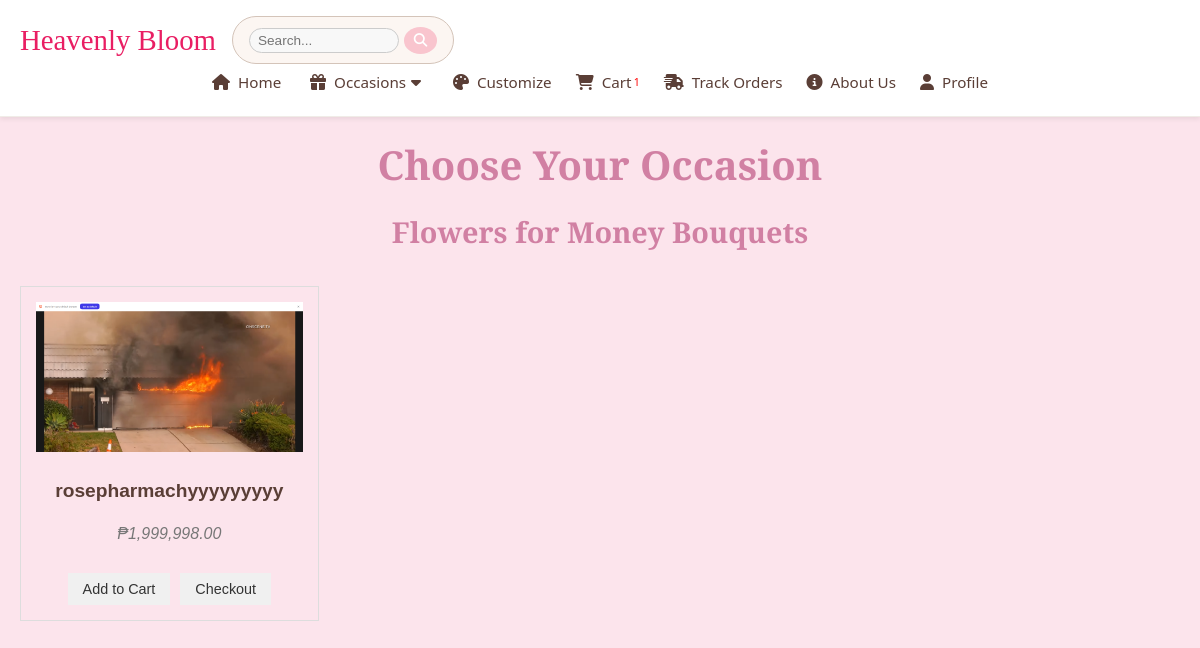
Screenshot of /occasions.php?category_id=7 (signed in) with the database file from the repository.
### tables this page shows
CREATE TABLE `categories` (
  `id` int(11) NOT NULL,
  `name` varchar(100) NOT NULL,
  `description` text DEFAULT NULL,
  `category_id` int(11) DEFAULT NULL,
  `is_customized` tinyint(1) DEFAULT 0,
  `customized` varchar(100) DEFAULT NULL
);

CREATE TABLE `products` (
  `product_id` int(11) NOT NULL,
  `product_name` varchar(255) NOT NULL,
  `price` decimal(10,2) NOT NULL,
  `product_price` decimal(10,2) NOT NULL,
  `product_description` text NOT NULL,
  `product_image` varchar(255) NOT NULL,
  `created_at` timestamp NOT NULL DEFAULT current_timestamp(),
  `bouquet_sizes` varchar(255) DEFAULT NULL,
  `ribbon_colors` varchar(255) DEFAULT NULL,
  `category_id` int(11) DEFAULT NULL,
  `product_type` varchar(50) DEFAULT NULL,
  `original_stock` int(11) DEFAULT 0,
  `stock_count` int(11) DEFAULT 0,
  `is_deleted` tinyint(1) DEFAULT 0
);

### navi.php (the view, shortened to what this page needs)
<?php
include 'db_connection.php';
$userId = isset($_SESSION['user_id']) ? $_SESSION['user_id'] : 0;
$cartCount = 0;
if ($userId > 0) {
    $cartQuery = "SELECT SUM(quantity) AS total_quantity FROM cart WHERE user_id = $userId";
    $cartResult = $conn->query($cartQuery);
    if ($cartResult && $row = $cartResult->fetch_assoc()) {
        $cartCount = $row['total_quantity'];
    }
}
?>
<!DOCTYPE html>
<html lang="en">
<head>
    <link rel="stylesheet" href="https://cdnjs.cloudflare.com/ajax/libs/font-awesome/6.5.0/css/all.min.css">
</head>
<body>
    <nav>
        <div class="left-section">
            <div class="logo">Heavenly Bloom</div>
            <div class="search-container">
                <form action="search_results.php" method="GET" style="display: flex; align-items: center;">
                    <input
                        type="text"
                        name="search_query"
                        placeholder="Search..."
                        style="padding: 4px 8px; border-radius: 20px; border: 1px solid #ccc; outline: none; width: 150px; font-size: 0.85rem; background-color: #f8f8f8; color: #555;"
                    >
                    <button type="submit" style="background-color: #f9c5ce; border-radius: 50%; padding: 6px 10px; border: none; cursor: pointer;">
                        <i class="fas fa-search"></i>
                    </button>
                </form>
            </div>
        </div>
        <div class="center-nav">
            <div class="nav-links">
                <a href="homepage.php">
                    <i class="fas fa-home"></i> Home
                </a>
                <div class="dropdown">
                    <a href="#" class="dropdown-toggle" onclick="toggleDropdown(event)">
                        <i class="fas fa-gift"></i> Occasions
                        <i class="fas fa-caret-down"></i>
                    </a>
                </div>
                <a href="#customized-products-section" class="customize-link">
                    <i class="fas fa-palette"></i> Customize
                </a>
                <a href="cart.php" class="cart-link">
                    <i class="fas fa-shopping-cart"></i> Cart <span><?= $cartCount ?></span>
                </a>
                <a href="trackorders.php">
                    <i class="fas fa-shipping-fast"></i> Track Orders
                </a>
                <a href="about.php">
                    <i class="fas fa-info-circle"></i> About Us
                </a>
                <a href="profile.php">
                    <i class="fas fa-user"></i> Profile
                </a>
            </div>
        </div>
    </nav>
</body>
</html>

### occasions.php (shortened to what this page needs)
<?php
include 'db_connection.php';
$selectedCategoryId = isset($_GET['category_id']) ? $_GET['category_id'] : null;
$selectedCategoryName = null;
$productResult = null;
if ($selectedCategoryId) {
    $stmtCategoryName = $conn->prepare("SELECT name FROM categories WHERE id = ?");
    $stmtCategoryName->bind_param("i", $selectedCategoryId);
    $stmtCategoryName->execute();
    $stmtCategoryName->bind_result($categoryName);
    $selectedCategoryName = $categoryName;
    $queryProducts = "SELECT * FROM products WHERE category_id = ?";
    $productStmt = $conn->prepare($queryProducts);
    $productStmt->bind_param("i", $selectedCategoryId);
    $productStmt->execute();
    $productResult = $productStmt->get_result();
    if ($productResult) {
        $productResult->data_seek(0);
    }
}
?>
<!DOCTYPE html>
<html lang="en">
<head>
</head>
<body>
    <?php include 'navi.php'; ?>
    <section class="page-title">
        <h1>Choose Your Occasion</h1>
    </section>
    <section class="products">
        <?php if ($selectedCategoryId && $selectedCategoryName): ?>
            <h2>Flowers for <?php echo htmlspecialchars(ucwords($selectedCategoryName)); ?></h2>
            <div class="product-grid <?php if ($productResult && $productResult->num_rows === 1) echo 'single-product'; ?>">
                <?php
                if ($productResult && $productResult->num_rows > 0) {
                    while ($product = $productResult->fetch_assoc()) {
                        echo "<div class='product-card' data-id='{$product['product_id']}'>
                                    <img src='uploads/{$product['product_image']}' alt='" . htmlspecialchars($product['product_name']) . "' loading='lazy'>
                                    <h3>" . htmlspecialchars($product['product_name']) . "</h3>
                                    <p>₱" . number_format($product['product_price'], 2) . "</p>
                                    <div class='product-buttons'>
                                        <form action='homepage.php' method='GET'>
                                            <input type='hidden' name='add' value='{$product['product_id']}'>
                                            <button type='submit'>Add to Cart</button>
                                        </form>
                                        <a href='checkout.php'><button>Checkout</button></a>
                                    </div>
                                </div>";
                    }
                } else {
                    echo "<p>No products available for this occasion.</p>";
                }
                ?>
            </div>
        <?php else: ?>
            <p>Please select a category from the navigation to view the products.</p>
        <?php endif; ?>
    </section>
</body>
</html>

### occasions.php (style rules this page uses)
body { background-color: #fce4ec; color: #5a3e36; font-family: sans-serif; margin: 0; padding: 0; }
.product-grid { display: grid; grid-template-columns: repeat(auto-fit, minmax(200px, 1fr)); gap: 20px; padding: 20px; }
.product-grid.single-product { grid-template-columns: 1fr; justify-items: start; }
.product-grid.single-product .product-card { width: auto; }
.product-card { border: 1px solid #ddd; padding: 15px; text-align: center; display: flex; flex-direction: column; align-items: center; justify-content: space-between; }
.product-card img { max-width: 100%; height: 150px; object-fit: cover; margin-bottom: 10px; }
.product-card h3 { font-size: 1.2em; margin-bottom: 5px; min-height: 3em; display: flex; align-items: center; justify-content: center; }
.product-card p { color: #555; margin-bottom: 10px; }
.product-buttons { display: flex; justify-content: center; gap: 10px; margin-top: 10px; }
.product-buttons button, .product-buttons a button { padding: 8px 15px; border: none; background-color: #f0f0f0; color: #333; cursor: pointer; text-decoration: none; font-size: 0.9em; }
.page-title h1 { text-align: center; color: #d180a3; margin-top: 20px; margin-bottom: 20px; font-family: 'Playfair Display', serif; font-size: 2.5em; }
.products h2 { text-align: center; color: #d180a3; margin-bottom: 15px; font-family: 'Playfair Display', serif; font-size: 1.8em; }
.products p { text-align: center; font-style: italic; color: #777; margin-bottom: 20px; }

### navi.php (style rules this page uses)
* { margin: 0; padding: 0; box-sizing: border-box; }
nav { background-color: #fff; padding: 1rem 20px; width: 100%; display: flex; align-items: center; justify-content: flex-start; flex-wrap: wrap; font-family: 'Segoe UI', Tahoma, Geneva, Verdana, sans-serif; box-shadow: 0 2px 5px rgba(0, 0, 0, 0.08); border-bottom: 1px solid #f0ece7; position: sticky; top: 0; z-index: 100; }
nav .left-section { display: flex; align-items: center; margin-right: auto; }
nav .logo { font-family: 'Playfair Display', serif; font-size: 1.8rem; color: #e91e63; margin-right: 1rem; }
nav .left-section .search-container { display: flex; align-items: center; padding: 0.6rem 1rem; background-color: #fcf6f2; border-radius: 25px; border: 1px solid #d4c4b9; }
nav .left-section .search-container input { padding: 0.4rem 0.8rem; border: none; outline: none; width: 150px; background-color: transparent; font-size: 0.85rem; color: #5a3e36; }
nav .left-section .search-container button { background-color: #f9c5ce; border: none; color: white; padding: 0.4rem 0.6rem; border-radius: 50%; margin-left: 0.3rem; cursor: pointer; transition: background-color 0.3s ease; }
nav .left-section .search-container i { font-size: 0.85rem; }
nav .center-nav { display: flex; justify-content: center; flex-grow: 1; }
nav .nav-links { display: flex; align-items: center; gap: 1.5rem; margin: 0.5rem 0; }
nav .nav-links a { text-decoration: none; color: #5a3e36; display: flex; align-items: center; font-size: 0.95rem; transition: color 0.3s ease; }
nav .nav-links a i { margin-right: 0.5rem; font-size: 1rem; }
nav .dropdown { position: relative; }
nav .dropdown-toggle { text-decoration: none; color: #5a3e36; display: flex; align-items: center; font-size: 0.95rem; cursor: pointer; }
nav .dropdown-toggle i { margin-left: 0.3rem; }
nav .cart-link span { font-size: 0.7em; color: red; vertical-align: super; margin-left: 0.2em; }

### rows the page displays
categories: name "Money Bouquets"
products: product_image (picture), product_name "rosepharmachyyyyyyyyy", product_price "1,999,998.00"

### other values shown
$cartCount "1"
